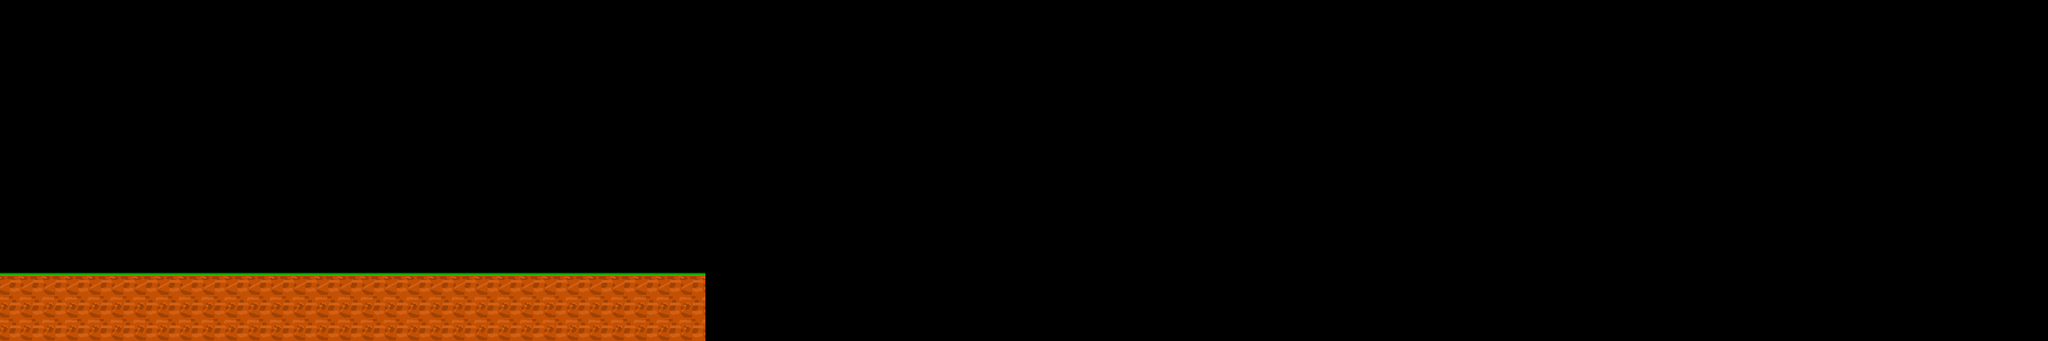

A level layout from a 2D game, rendered from its tile map. Below: a short description, then the map file with tile-grid data replaced by summaries:
An orthogonal 90x15 tile map with 32x32 px tiles, 1 tile layer (Tile Layer 1).

<map version="1.0" orientation="orthogonal" width="90" height="15" tilewidth="32" tileheight="32">
 <tileset firstgid="1" name="level" tilewidth="32" tileheight="32" spacing="2">
  <image source="level1/level.png" width="32" height="128" />
 </tileset>
 <layer name="Tile Layer 1" width="90" height="15">
  <data>[1350 cells, 93 non-empty, 2 distinct tile ids]</data>
 </layer>
</map>
